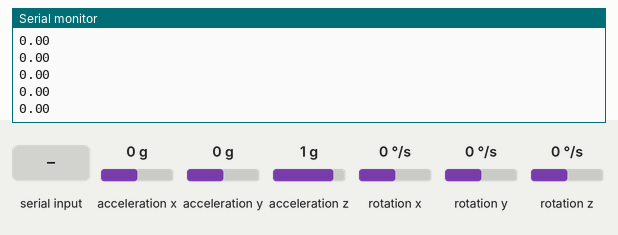
A sketch run on a simulated ESP32. Parts: the last lines printed to the serial monitor. The test bench sets the inputs (shaded band); at power-on: rotation z 0 °/s, acceleration x 0 g, acceleration y 0 g, acceleration z 1 g, rotation x 0 °/s, rotation y 0 °/s.

Above: at 1.2 s.
1.3 s: "RESET\n" received over Serial
At 1.34 s:
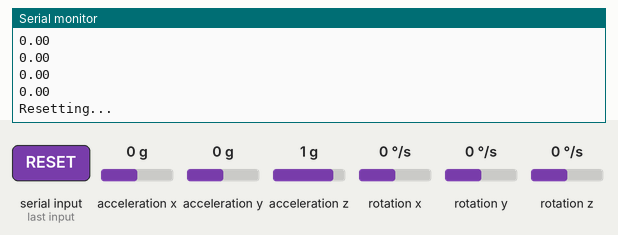
2.8 s: rotation z set to -192 °/s
At 2.82 s:
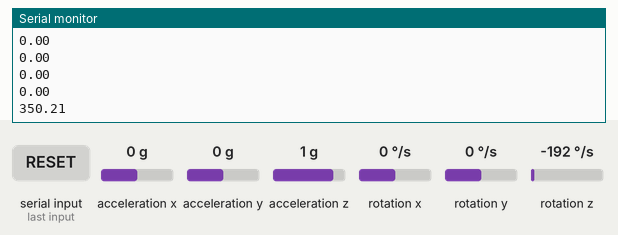
4.3 s: rotation z set to -100 °/s
At 4.31 s:
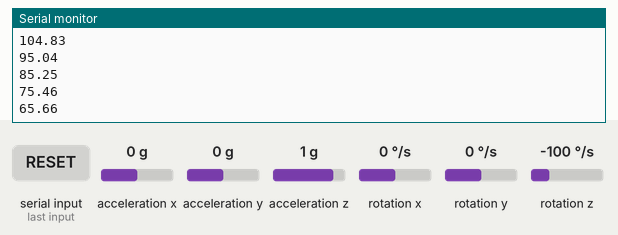
Timing chart, 0 to 7.3 s (numbered marks = the images above; inputs shaded):
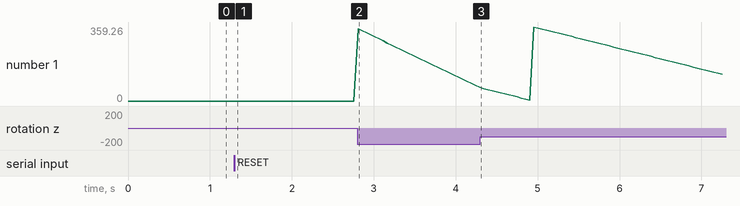

Measured:
- after the input at 1.3 s, the serial monitor: prints a new line at once (image 1)
- after the input at 2.8 s, the serial monitor: prints a new line at once (image 2)
- plotted number 1: 0 → 65.66 after the input at 2.8 s

The sketch:

IMUcode.ino
```cpp
/*****************************************************************************/
//  HighLevelExample.ino
//  Hardware:      Grove - 6-Axis Accelerometer&Gyroscope
//	Arduino IDE:   Arduino-1.65
//	Author:	       Lambor
//	Date: 	       Oct,2015
//	Version:       v1.0
//
//  Modified by:
//  Data:
//  Description:
//
//	by www.seeedstudio.com
//
//  This library is free software; you can redistribute it and/or
//  modify it under the terms of the GNU Lesser General Public
//  License as published by the Free Software Foundation; either
//  version 2.1 of the License, or (at your option) any later version.
//
//  This library is distributed in the hope that it will be useful,
//  but WITHOUT ANY WARRANTY; without even the implied warranty of
//  MERCHANTABILITY or FITNESS FOR A PARTICULAR PURPOSE.  See the GNU
//  Lesser General Public License for more details.
//
//  You should have received a copy of the GNU Lesser General Public
//  License along with this library; if not, write to the Free Software
//  Foundation, Inc., 51 Franklin St, Fifth Floor, Boston, MA  02110-1301  USA
//
/*******************************************************************************/

#include <Arduino.h>
#include "LSM6DS3.h"
//#include <SparkFunLSM6DS3.h>
#include "Wire.h"

//Create a instance of class LSM6DS3
LSM6DS3 myIMU(I2C_MODE, 0x6A);    //I2C device address 0x6A
float yaw = 0.0;          // Yaw angle (in degrees)
unsigned long prevTime = 0;

void setup() {
    // put your setup code here, to run once:
    Serial.begin(115200);
    yaw = 0.0;
    while (!Serial);
    //Call .begin() to configure the IMUs
    if (myIMU.begin() != 0) {
        Serial.println("Device error");
    } else {
        Serial.println("Device OK!");
    }

}

void loop() {

   if (Serial.available()) {
    String cmd = Serial.readStringUntil('\n');
    cmd.trim(); // Remove whitespace

    if (cmd == "RESET") {
      Serial.println("Resetting...");
      delay(100);  // Give time to send response
      // NVIC_SystemReset();  // Perform software reset
      yaw = 0.0;
    }
  }

    float ax = myIMU.readFloatAccelX();
    float ay = myIMU.readFloatAccelY();
    float az = myIMU.readFloatAccelZ();
    float gx = myIMU.readFloatGyroX();
    float gy = myIMU.readFloatGyroY();
    float gz = myIMU.readFloatGyroZ();

    /*
    Serial.print("gx:"); Serial.print(gx); Serial.print("\t");
    Serial.print("gy:"); Serial.print(gy); Serial.print("\t");
    Serial.print("gz:"); Serial.println(gz);
    */
    unsigned long currentTime = millis();
    float dt = (currentTime - prevTime) / 1000.0;
    prevTime = currentTime;
    if(gz < 1 && gz > -1) gz = 0;

    // Integrate gyroZ over time to get yaw angle
    yaw += gz * dt;

     // Normalize yaw to -180 to 180 degrees
     if (yaw > 180.0) yaw -= 360.0;
     if (yaw < -180.0) yaw += 360.0;


    // Convert to 0–360 range
    if (yaw < 0) yaw += 360.0;

    // Serial.print("gz:"); Serial.print(gz);
    // Serial.print("Yaw (Δθ): "); Serial.println(yaw, 2);  // Print yaw with 2 decimal places
    Serial.println(yaw, 2);
    delay(50);
}
```
